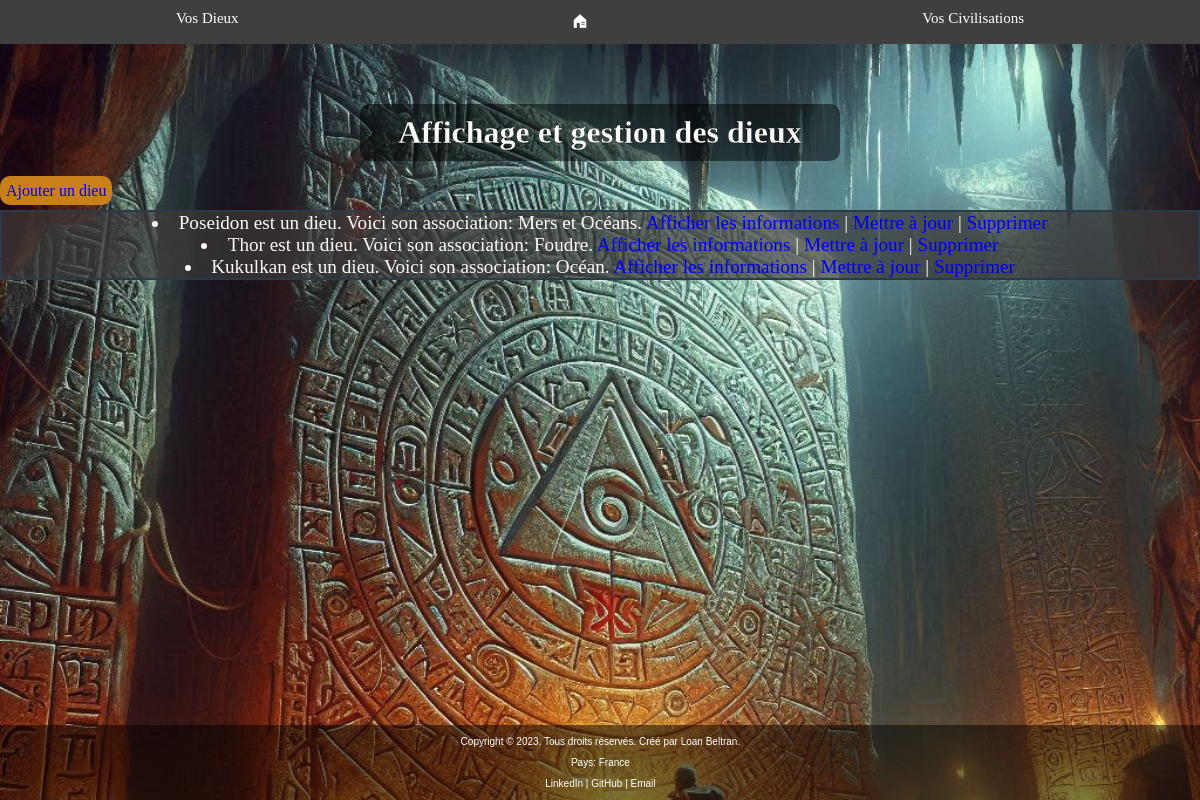
The page /antiquite/allGod/ on the database its author committed.
### dieux/models.py (models this page shows, shortened)
class Dieu(models.Model):
    nom = models.CharField(max_length=100)
    association = models.CharField(max_length=100)
    arme = models.CharField(max_length=100, blank=True, null=True)
    histoire = models.TextField(null=True, blank=True)
    civilisation = models.ForeignKey("civilisation", on_delete=models.CASCADE, default=None)
    def __str__(self):
        chaine = f"{self.nom} est un dieu. Voici son association: {self.association}."
        return chaine

### dieux/views.py (the view)
# urls.py: path('allGod/', views.allGod),
def allGod(request):
    liste = list(models.Dieu.objects.all())
    return render(request, 'GodRead/allGod.html', {'liste': liste})

### dieux/templates/GodRead/allGod.html (shortened to what this page needs)
<!DOCTYPE html>
<html lang="en">
{% load static %}
<head>
    <link rel="stylesheet" type="text/css" href="{% static 'main.css' %}"/>
</head>
<body class="allGod">
{% include 'main_nav.html' %}
<h1 class="mainTitleIndex"> Affichage et gestion des dieux </h1>
<a class= "ajoutGodA" href="/antiquite/ajout/"> Ajouter un dieu </a>
<article>
    {% for d in liste %}
        <li class="liste"> {{d}} <a class="edit" href="/antiquite/affiche/{{d.id}}/">Afficher les informations</a>  |  <a class="edit" href="/antiquite/update/{{d.id}}/">Mettre à jour</a>  |  <a class="edit" href="/antiquite/delete/{{d.id}}/">Supprimer</a> </li>
    {% endfor %}
</article>
{% include 'main_footer.html' %}
</body>
</html>

### dieux/static/main.css (style rules this page uses)
* { text-decoration: none; }
body { padding: 0; margin: 0; box-sizing: border-box; }
.mainTitleIndex { -webkit-text-stroke: 0.3px black; text-stroke: 2px white; color: white; -webkit-text-fill-color: white; text-align: center; padding-top: 2%; background-color: rgb(0,0,0, 0.5); margin-right: 30%; margin-left: 30%; margin-top: 60px; padding-top: 10px; padding-bottom: 10px; border-radius: 10px; }
.ajoutGodA, .ajoutCivilisationA { text-align: center; background-color: #c9801a; border-radius: 10px; padding: 6px; border-color: black; }
.allGod { background-image: url("img/poneglyphe.jpg"); background-repeat: no repeat; background-size: cover; }
.liste { text-align: center; color: #fff8f8; font-size: 120%; }
.edit { text-decoration: none; }
article { border-style: solid; border-width: 2px; background-color: rgb(61,57,57,0.7); text-align: center; margin-top: 10px; margin-bottom: 20px; border: #2c3a47 solid 2px; }

### rows shown on the page
Dieu: nom+association "Poseidon est un dieu. Voici son association: Mers et Océans."
Dieu: nom+association "Thor est un dieu. Voici son association: Foudre."
Dieu: nom+association "Kukulkan est un dieu. Voici son association: Océan."
